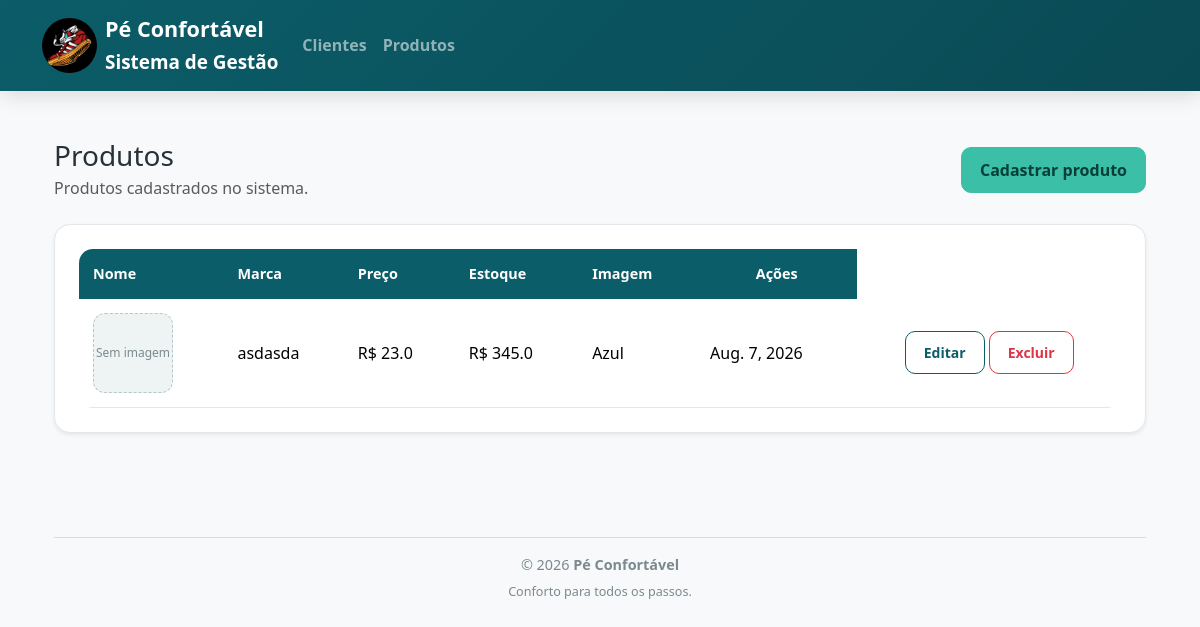
/produtos/, run on the app's committed database.
### loja/models.py (models this page shows, shortened)
class Produto(models.Model):
    CORES = [
        ('Azul', 'Azul'),
        ('Vermelho', 'Vermelho'),
        ('Verde', 'Verde'),
        ('Amarelo', 'Amarelo'),
        ('Branco', 'Branco'),
        ('Preto', 'Preto'),
        ('Marrom', 'Marrom'),
    ]
    nome = models.CharField(max_length=70)
    preco_compra = models.FloatField()
    preco_venda = models.FloatField()
    cor = models.CharField(max_length=20, choices=CORES)
    data_fabricacao = models.DateField()
    imagem = models.ImageField(
    upload_to='produtos/',
    blank=True,
    null=True,
    verbose_name='Imagem do produto'
)

### loja/views.py (the view)
def lista_produtos(request):
    produtos = Produto.objects.all()
    return render(
        request,
        'produtos/lista_produtos.html',
        {'produtos': produtos}
    )

### loja/templates/produtos/lista_produtos.html (shortened to what this page needs)
{% extends 'base.html' %}
{% block content %}
<div class="d-flex justify-content-between align-items-center mb-4">
    <div>
        <h1 class="h3 mb-1">Produtos</h1>
        <p class="text-muted mb-0">
            Produtos cadastrados no sistema.
        </p>
    </div>
    <a href="{% url 'cadastrar_produto' %}" class="btn btn-success">
        Cadastrar produto
    </a>
</div>
<div class="card shadow-sm">
    <div class="card-body">
        {% if produtos %}
            <div class="table-responsive">
                <table class="table table-hover align-middle">
                    <thead class="table-dark">
                        <tr>
                            <th>Nome</th>
                            <th>Marca</th>
                            <th>Preço</th>
                            <th>Estoque</th>
                            <th>Imagem</th>
                            <th class="text-center">Ações</th>
                        </tr>
                    </thead>
                    <tbody>
    {% for produto in produtos %}
        <tr>
            <td>
                {% if produto.imagem %}
                    <img
                        src="{{ produto.imagem.url }}"
                        alt="{{ produto.nome }}"
                        class="imagem-produto-lista"
                    >
                {% else %}
                    <span class="produto-sem-imagem">
                        Sem imagem
                    </span>
                {% endif %}
            </td>
            <td>{{ produto.nome }}</td>
            <td>R$ {{ produto.preco_compra }}</td>
            <td>R$ {{ produto.preco_venda }}</td>
            <td>{{ produto.cor }}</td>
            <td>{{ produto.data_fabricacao }}</td>
            <td class="text-center acoes-tabela">
                <a
                    href="{% url 'editar_produto' produto.id %}"
                    class="btn btn-sm btn-outline-primary"
                >
                    Editar
                </a>
                <a
                    href="{% url 'excluir_produto' produto.id %}"
                    class="btn btn-sm btn-outline-danger"
                >
                    Excluir
                </a>
            </td>
        </tr>
    {% endfor %}
</tbody>
                </table>
            </div>
        {% else %}
            <div class="alert alert-info mb-0">
                Nenhum produto foi cadastrado.
            </div>
        {% endif %}
    </div>
</div>
{% endblock %}

### loja/static/loja/CSS/estilo.css (style rules this page uses)
:root { --primaria:#0B5D69; --primaria-hover:#094A54; --secundaria:#3BBFA7; --fundo:#F7F8FA; --card:#FFFFFF; --texto:#273238; --texto-claro:#7B8A8F; --cor-perigo:#E76F51; --borda:#E3E7EB; --radius:16px; }
body { background:var(--fundo); color:var(--texto); font-family: "Segoe UI", sans-serif; }
h1 { font-weight:700; }
.card { border: 1px solid var(--borda); border-radius: var(--radius); background: var(--card); box-shadow: 0 10px 30px rgba(11, 93, 105, 0.08); }
.card-body { padding: 1.5rem; }
.btn { border-radius: 10px; font-weight: 600; padding: 10px 18px; transition: 0.2s ease; }
.btn-success { background-color: var(--secundaria); border-color: var(--secundaria); color: #083f3a; }
.btn-outline-primary { color: var(--primaria); border-color: var(--primaria); }
.table-responsive { border-radius: 14px; }
.table { margin-bottom: 0; }
.table thead th { background-color: var(--primaria); color: #ffffff; border: none; padding: 14px; font-size: 0.9rem; }
.table tbody td { padding: 14px; vertical-align: middle; border-color: var(--borda); }
.produto-sem-imagem { display: inline-flex; width: 80px; height: 80px; align-items: center; justify-content: center; border-radius: 12px; border: 1px dashed #b6c6c9; background-color: #eef3f3; color: var(--texto-claro); font-size: 0.75rem; text-align: center; }

### data on the page
Produto: imagem "Sem imagem", nome "asdasda", preco_compra "23.0", preco_venda "345.0", cor "Azul", data_fabricacao "Aug. 7, 2026"
